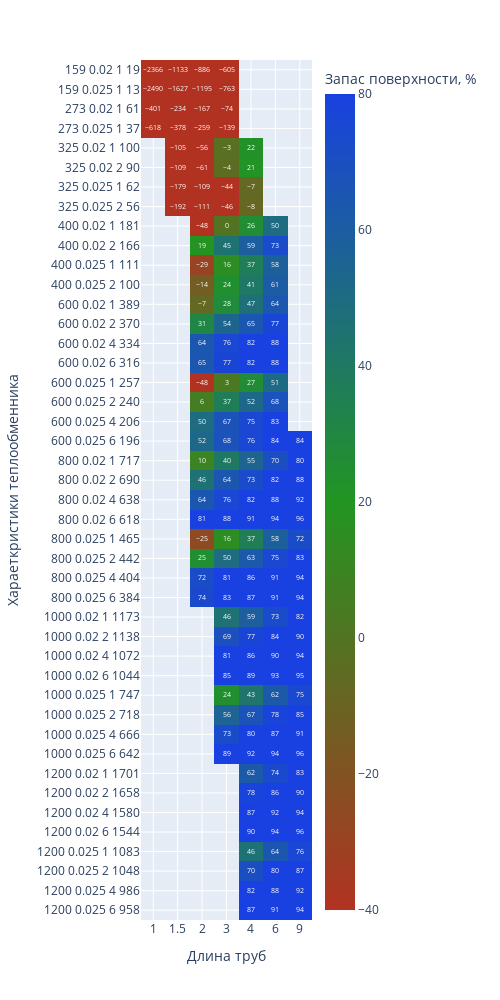

The cell this chart's notebook holds for it:
### Code cell
heaters = eq.calculate_equipment(
        heaters_table,
        aqua_vapor_saturation_by_pressure,
        aqua_liquid_saturation,
        aqua_vapor_saturation,
        balance,
        properties,
        FEED_TEMPERATURE,
        thermal_balance,
        Ropt,
        EQ_NAME = 'дефлегматор',
        ORIENTACION = 'вертикальный',
        AQ_PRESSURE = 3)

fig = px.imshow(
    round(heaters),
    labels=dict(x="Длина труб", y="Хараеткристики теплообменника", color="Запас поверхности, %"),
    range_color=[-40,80],
    color_continuous_scale=["rgb(178, 50, 34)", "rgb(34, 149, 34)", "rgb(25, 65, 225)"],
    x=heaters.columns,
    y=heaters.index,
    text_auto=True, aspect="auto",
    width=500,
    height=1000
    )
fig.show()

### Figure 1 — Plotly figure (JSON) as saved in the notebook; plotly's stock layout.template omitted (floating-point values rounded to 4 significant figures; data arrays with more than 128 entries replaced by an {"elided": "..."} marker saying what was removed)
{"data": [{"coloraxis": "coloraxis", "hovertemplate": "Длина труб: %{x}<br>Хараеткристики теплообменника: %{y}<br>Запас поверхности, %: %{z}<extra></extra>", "name": "0", "texttemplate": "%{z}", "type": "heatmap", "x": ["1", "1.5", "2", "3", "4", "6", "9"], "xaxis": "x", "y": ["159 0.02 1 19", "159 0.025 1 13", "273 0.02 1 61", "273 0.025 1 37", "325 0.02 1 100", "325 0.02 2 90", "325 0.025 1 62", "325 0.025 2 56", "400 0.02 1 181", "400 0.02 2 166", "400 0.025 1 111", "400 0.025 2 100", "600 0.02 1 389", "600 0.02 2 370", "600 0.02 4 334", "600 0.02 6 316", "600 0.025 1 257", "600 0.025 2 240", "600 0.025 4 206", "600 0.025 6 196", "800 0.02 1 717", "800 0.02 2 690", "800 0.02 4 638", "800 0.02 6 618", "800 0.025 1 465", "800 0.025 2 442", "800 0.025 4 404", "800 0.025 6 384", "1000 0.02 1 1173", "1000 0.02 2 1138", "1000 0.02 4 1072", "1000 0.02 6 1044", "1000 0.025 1 747", "1000 0.025 2 718", "1000 0.025 4 666", "1000 0.025 6 642", "1200 0.02 1 1701", "1200 0.02 2 1658", "1200 0.02 4 1580", "1200 0.02 6 1544", "1200 0.025 1 1083", "1200 0.025 2 1048", "1200 0.025 4 986", "1200 0.025 6 958"], "yaxis": "y", "z": {"elided": "44x7 int values"}}], "layout": {"coloraxis": {"cmax": 80, "cmin": -40, "colorbar": {"title": {"text": "Запас поверхности, %"}}, "colorscale": [[0, "rgb(178, 50, 34)"], [0.5, "rgb(34, 149, 34)"], [1, "rgb(25, 65, 225)"]]}, "height": 1000, "margin": {"t": 60}, "width": 500, "xaxis": {"anchor": "y", "domain": [0, 1], "title": {"text": "Длина труб"}}, "yaxis": {"anchor": "x", "autorange": "reversed", "domain": [0, 1], "title": {"text": "Хараеткристики теплообменника"}}}}
